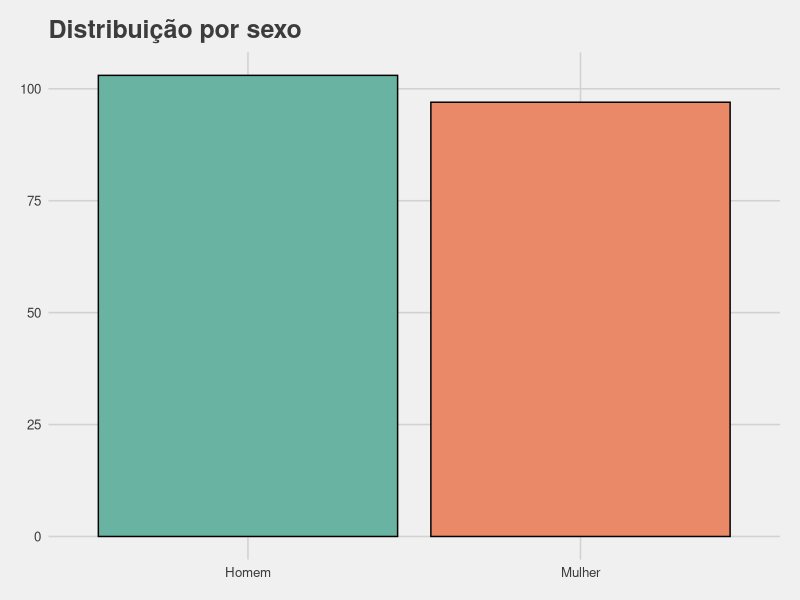
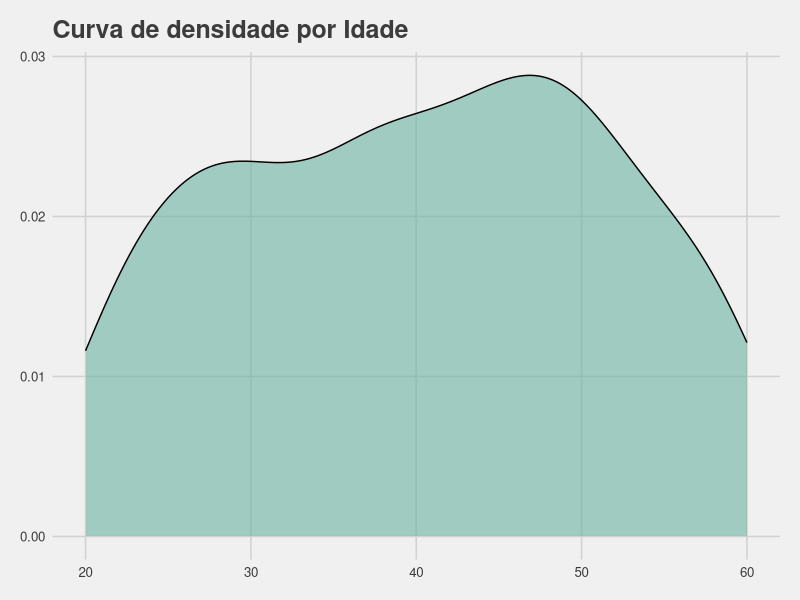
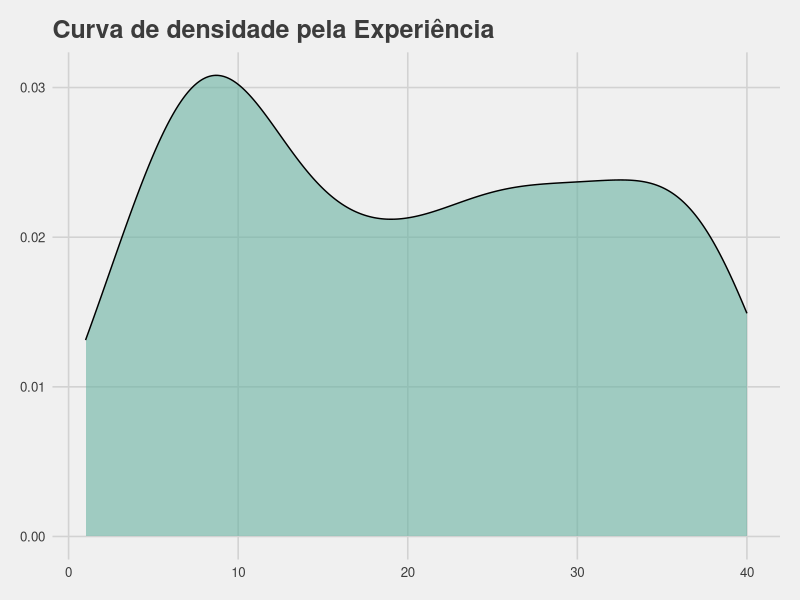
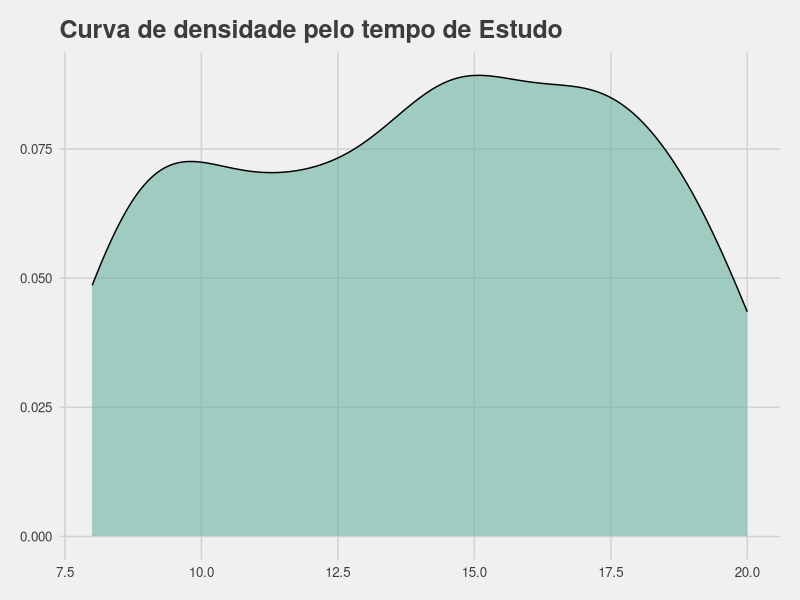
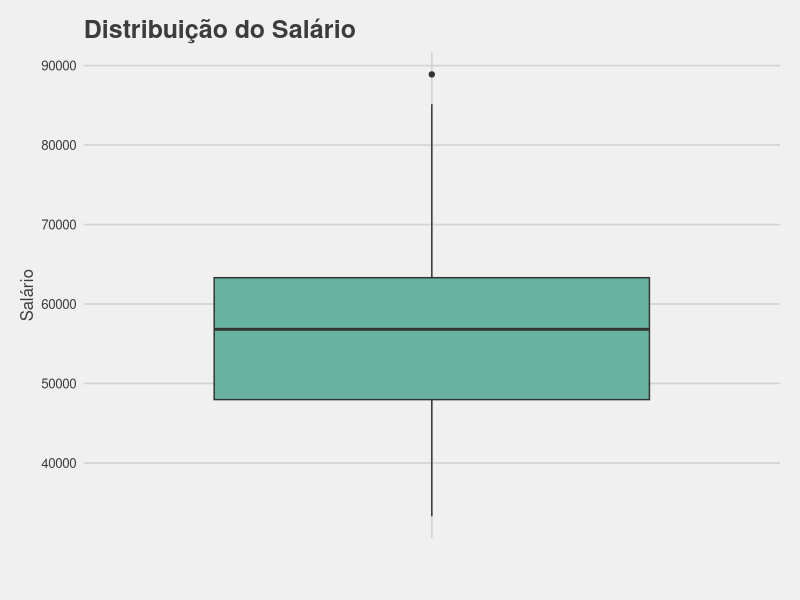
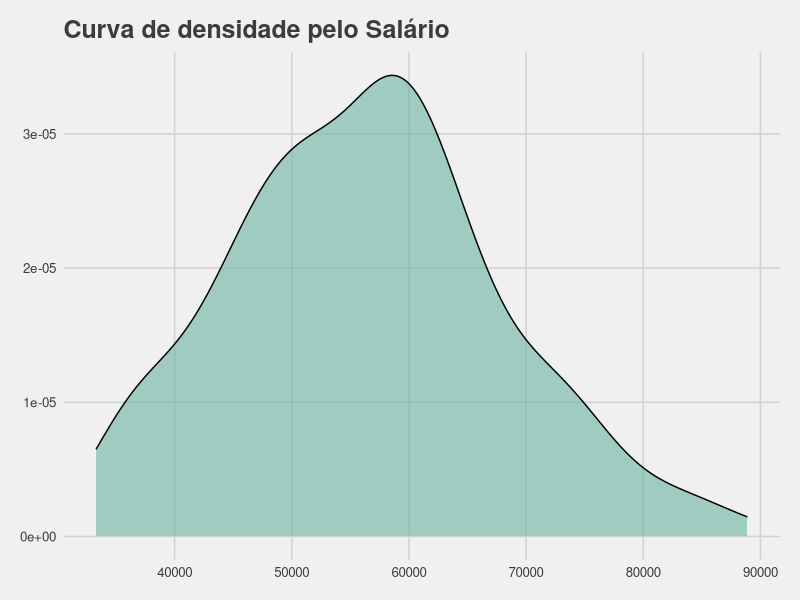
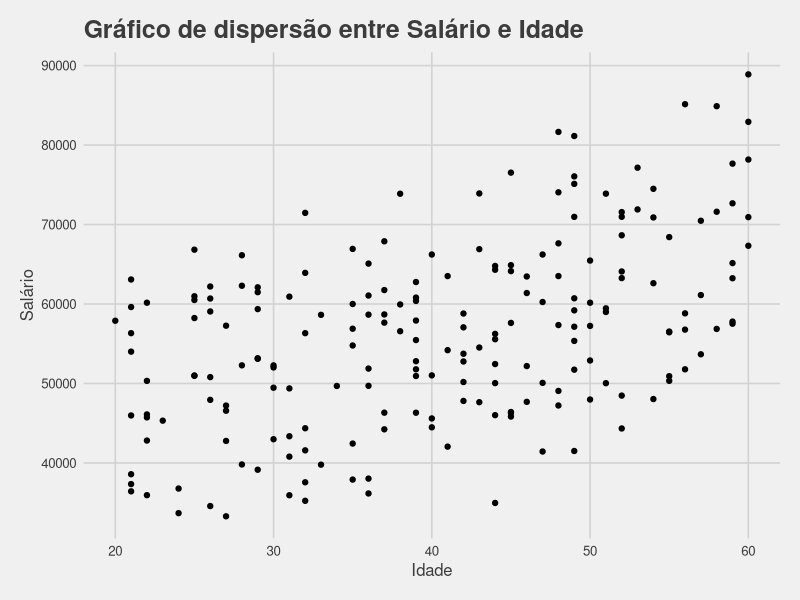
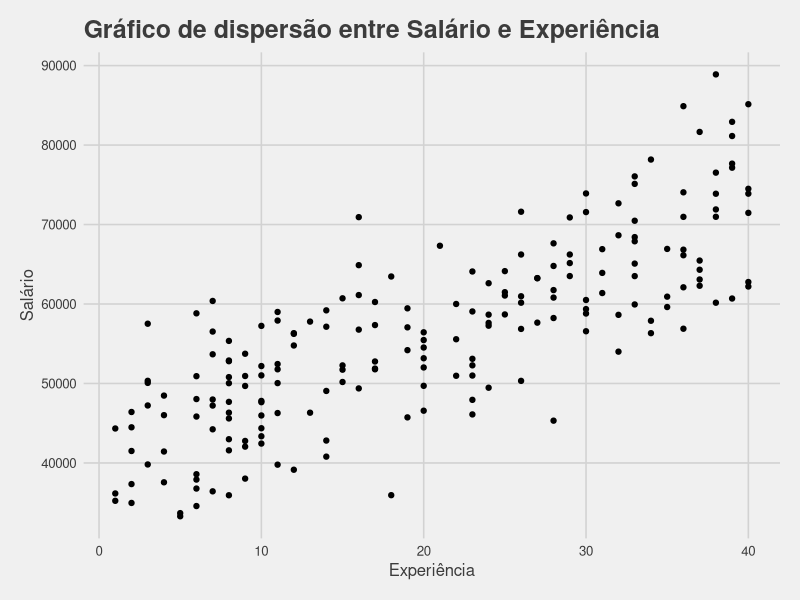

The R script that drew these images, in order:
## ---- chunk 1
if (!require("ggplot2")) install.packages(ggplot2)
if (!require("ggthemes")) install.packages(ggthemes)
if (!require("cowplot")) install.packages(cowplot)

library(ggplot2)
library(ggthemes)
library(cowplot)
## ---- chunk 2
dados <- read.csv2("dados/dados_regressao.csv", sep = ",")
## ---- chunk 3
head(dados)
## ---- chunk 4
str(dados)
## ---- chunk 5
dados$salario <- as.numeric(dados$salario)
str(dados)
## ---- chunk 6
summary(dados)
## ---- chunk 7
min(dados$salario)/12
## ---- chunk 8
max(dados$salario)/12
## ---- chunk 9
dados |> 
  ggplot(aes(x = sexo)) +
    geom_bar(fill = c("#69b3a2","#ea8967"), color = 'black') +
    labs(
      title = "Distribuição por sexo"
    ) +
    theme_fivethirtyeight()
## ---- chunk 10
table(dados$sexo)/nrow(dados)*100
## ---- chunk 11
grafico_dens <- function(dado, pos_var, titulo) {
  dado |> 
    ggplot(aes(x = dados[[pos_var]])) +
    geom_density(
      aes(y = after_stat(density)),
          fill = "#69b3a2",
          alpha = 0.6
      ) +
    labs(
      title = titulo
    ) +
    theme_fivethirtyeight()
}
## ---- chunk 12
grafico_dens(dados, 2, "Curva de densidade por Idade")
## ---- chunk 13
grafico_dens(dados, 3, "Curva de densidade pela Experiência")
## ---- chunk 14
grafico_dens(dados, 4, "Curva de densidade pelo tempo de Estudo")
## ---- chunk 15
dados |> 
  ggplot(aes(x = "", y = salario)) +
  geom_boxplot(fill = "#69b3a2") +
  labs(
      title = "Distribuição do Salário",
    y = "Salário",
    x = ""
  ) +
  theme_fivethirtyeight() +
  theme(
    axis.title = element_text()
  )
  
## ---- chunk 16
dados[dados$salario %in% boxplot.stats(dados$salario)$out, ]
## ---- chunk 17
grafico_dens(dados, 5, "Curva de densidade pelo Salário")
## ---- chunk 18
grafico_disp <- function(dado, pos_var, titulo, nome_var) {
  dado |> 
    ggplot(aes(x = dado[[pos_var]], y = salario)) +
    geom_point() +
    labs(
      title = titulo,
      y = "Salário",
      x = nome_var
    ) +
    theme_fivethirtyeight() +
    theme(
      axis.title = element_text()
    )
}
## ---- chunk 19
grafico_disp(dados, 2, "Gráfico de dispersão entre Salário e Idade", "Idade")
## ---- chunk 20
grafico_disp(dados, 3, "Gráfico de dispersão entre Salário e Experiência", "Experiência")
## ---- chunk 21
grafico_disp(dados, 3, "Gráfico de dispersão entre Salário e Escolaridade", "Escolaridade")
## ---- chunk 22
# Construindo o  modelo
modelo <- lm(salario ~ experiencia, dados)

# Avaliando o modelo
summary(modelo)
## ---- chunk 23
dados$salario_predit <- predict(modelo, dados)
## ---- chunk 24
eqm <- mean((dados$salario - dados$salario_predit)^2)
mae <- mean(abs(dados$salario - dados$salario_predit))
mape <- mean(abs(dados$salario - dados$salario_predit)/dados$salario)*100
print(list(
  "EQM" = eqm,
  "MAE" = mae,
  "MAPE" = mape)
  )
## ---- chunk 25
dados |> 
  ggplot(aes(x = salario_predit, y = salario)) +
  geom_point(alpha = .7) +
  geom_abline(intercept = 0,
              slope = 1,
              color = "red",
              linetype = "dashed") +
  labs(
    title = "Salário Real vs. Salário Predito",
    x = "Salário Predito",
    y = "Salário Real"
  ) +
  theme_fivethirtyeight() +
   theme(
      axis.title = element_text()
   )
## ---- chunk 26
dados_h <- dados[dados$sexo == "Homem",]
dados_m <- dados[dados$sexo == "Mulher",]
## ---- chunk 27
modelo_h <- lm(salario ~ experiencia, dados_h)
modelo_m <- lm(salario ~ experiencia, dados_m)

summary(modelo_h); summary(modelo_m)
## ---- chunk 28
dados_h$salario_predit <- predict(modelo_h, dados_h)
dados_m$salario_predit <- predict(modelo_m, dados_m)
## ---- chunk 29
data.frame(
  "Gênero" = c("Masculino", "Feminino"),
  "EQM" = c(
    mean((dados_h$salario - dados_h$salario_predit)^2),
    mean((dados_m$salario - dados_m$salario_predit)^2)
  ),
  "MAE" = c(
    mean(abs(dados_h$salario - dados_h$salario_predit)),
    mean(abs(dados_m$salario - dados_m$salario_predit))
  ),
  "MAPE" = c(
    mean(abs(dados_h$salario - dados_h$salario_predit)/dados_h$salario)*100,
    mean(abs(dados_m$salario - dados_m$salario_predit)/dados_m$salario)*100
  )
)
## ---- chunk 30
g1 <- dados_h |>
  ggplot(aes(x = salario_predit, y = salario)) +
  geom_point(alpha = .7) +
  geom_abline(intercept = 0,
              slope = 1,
              color = "red",
              linetype = "dashed") +
  labs(
    title = "Salário Real vs. Salário Predito para Homens",
    x = "Salário Predito",
    y = "Salário Real"
  ) +
  theme_fivethirtyeight() +
   theme(
      axis.title = element_text()
   )

g2 <- dados_h |> 
  ggplot(aes(x = salario_predit, y = salario)) +
  geom_point(alpha = .7) +
  geom_abline(intercept = 0,
              slope = 1,
              color = "red",
              linetype = "dashed") +
  labs(
    title = "Salário Real vs. Salário Predito para Mulheres",
    x = "Salário Predito",
    y = "Salário Real"
  ) +
  theme_fivethirtyeight() +
   theme(
      axis.title = element_text()
   )

plot_grid(g1, g2)
